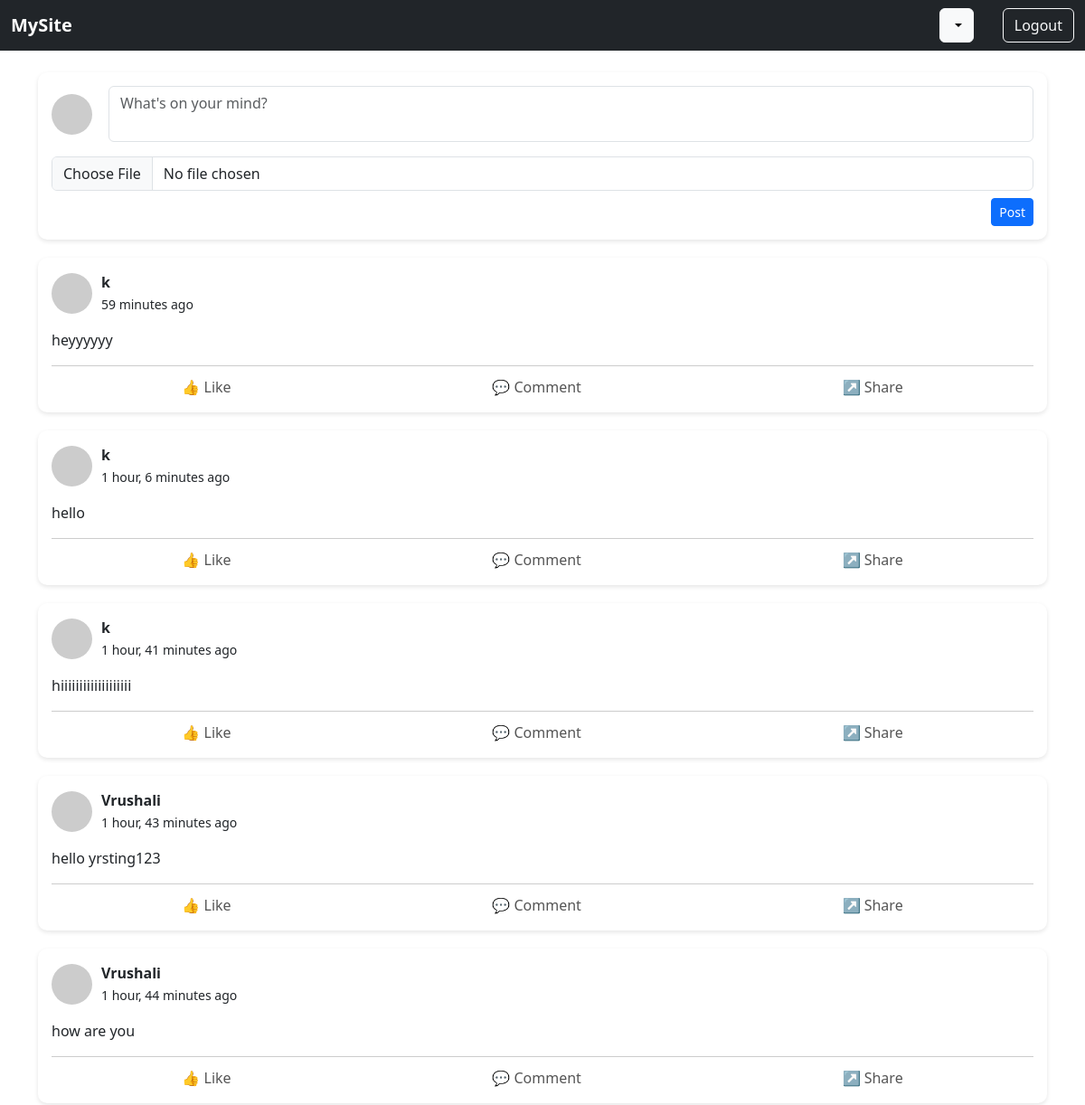
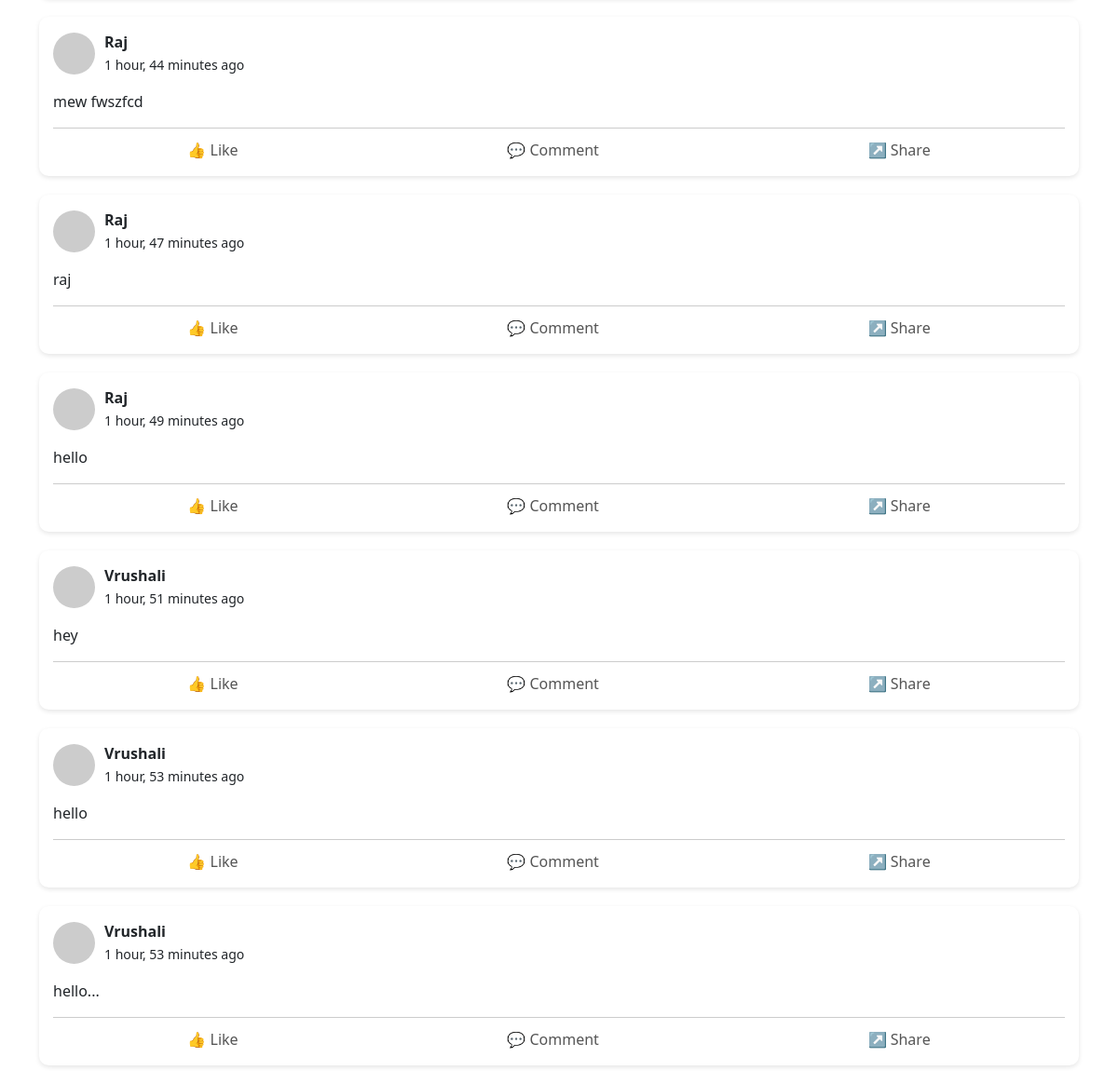
The page /home on the database its author committed (2 pictures, top to bottom).
### fakeapp/models.py (models this page shows)
class PostModel(models.Model):
    user = models.ForeignKey(UserModel, on_delete=models.CASCADE)
    content = models.TextField(blank=True, null=True)
    image = models.ImageField(upload_to='images/', blank=True, null=True)
    created_at = models.DateTimeField(default=timezone.now)

class UserModel(models.Model):
    FirstName=models.CharField(max_length=100,null=False)
    LastName=models.CharField(max_length=100,null=False)
    EmailId=models.CharField(max_length=100,null=False,primary_key=True)
    PhoneNo=models.CharField(max_length=100,null=False,unique=True)
    Password=models.CharField(max_length=100,null=False)

### fakeapp/views.py (the view)
# urls.py: path('home',views.main,name='home'),
def main(request):
    posts = PostModel.objects.select_related('user').order_by('-created_at')
    return render(request, 'main.html', {'posts': posts})

### template/main.html (shortened to what this page needs)
<!DOCTYPE html>
<html lang="en">
   {% load static %}
<head>
  <link rel="stylesheet" href="{% static 'css/style.css' %}">
  <link rel="stylesheet" href="https://cdn.jsdelivr.net/npm/bootstrap@5.3.0/dist/css/bootstrap.min.css">
</head>
<body>
{% include 'navbar.html' %}
<div class="container mt-4">
  <form method="POST" enctype="multipart/form-data" action="{% url 'create_post' %}">
    <div class="feed-card">
      <div class="post-header mb-3">
        <img src="https://i.pravatar.cc/45?u={{ request.session.user_emailId }}" alt="User">
        <textarea name="content" class="form-control ms-2" placeholder="What's on your mind?" required></textarea>
      </div>
      <input type="file" name="image" class="form-control mb-2">
      <div class="text-end">
        <button type="submit" class="btn btn-primary btn-sm">Post</button>
      </div>
    </div>
  </form>
  <div id="feed-container">
    {% for post in posts %}
    <div class="feed-card">
      <div class="post-header">
        <img src="https://i.pravatar.cc/45?u={{ post.user.EmailId }}" alt="User">
        <div>
          <strong>{{ post.user.FirstName }}</strong><br>
          <small>{{ post.created_at|timesince }} ago</small>
        </div>
      </div>
      <div class="mt-3">
        <p>{{ post.content }}</p>
      </div>
      <div class="post-actions">
        <button>👍 Like</button>
        <button>💬 Comment</button>
        <button>↗️ Share</button>
      </div>
    </div>
    {% endfor %}
  </div>
</div>
</body>
</html>

### template/navbar.html (shortened to what this page needs)
{% load static %}
<head>
<link rel="stylesheet" href="{% static 'css/style.css' %}">
    <link rel="stylesheet" href="https://cdn.jsdelivr.net/npm/bootstrap@5.3.0/dist/css/bootstrap.min.css">
</head>
<nav class="navbar navbar-expand-lg navbar-dark bg-dark">
  <div class="container-fluid">
    <a class="navbar-brand" href="#">
      {% if request.session.admin_name %}
        AdminPanel
      {% elif request.session.User_name %}
        MyFeed
      {% else %}
        MySite
      {% endif %}
    </a>
    <div class="d-flex align-items-center">
      <div class="dropdown me-3">
        <button class="btn btn-light notification-btn dropdown-toggle" type="button" id="notifBtn" data-bs-toggle="dropdown" aria-expanded="false">
        </button>
      </div>
      <a href="{% url 'logout' %}" class="btn btn-outline-light ms-3">Logout</a>
    </div>
  </div>
</nav>

### fakeapp/static/css/style.css (style rules this page uses)
body { background-color: #f0f2f5; font-family: 'Segoe UI', Tahoma, Geneva, Verdana, sans-serif; }
.card, .feed-card { background: #fff; border-radius: 10px; padding: 15px; margin-bottom: 20px; box-shadow: 0 2px 5px rgba(0,0,0,0.1); border: none; }
.post-header { display: flex; align-items: center; gap: 10px; }
.post-header img { border-radius: 50%; width: 45px; height: 45px; }
.navbar-brand { font-weight: bold; }
.notification-btn { position: relative; }
.post-actions { display: flex; justify-content: space-around; margin-top: 10px; border-top: 1px solid #ccc; padding-top: 10px; }
.post-actions button { background: none; border: none; color: #555; font-weight: 500; }
form textarea { resize: none; }

### rows shown on the page
PostModel: user.FirstName "k", created_at "59 minutes", content "heyyyyyy"
PostModel: user.FirstName "k", created_at "1 hour, 6 minutes", content "hello"
PostModel: user.FirstName "k", created_at "1 hour, 41 minutes", content "hiiiiiiiiiiiiiiiiiii"
PostModel: user.FirstName "Vrushali", created_at "1 hour, 43 minutes", content "hello yrsting123"
PostModel: user.FirstName "Vrushali", created_at "1 hour, 44 minutes", content "how are you"
PostModel: user.FirstName "Raj", created_at "1 hour, 44 minutes", content "mew fwszfcd"
PostModel: user.FirstName "Raj", created_at "1 hour, 47 minutes", content "raj"
PostModel: user.FirstName "Raj", created_at "1 hour, 49 minutes", content "hello"
PostModel: user.FirstName "Vrushali", created_at "1 hour, 51 minutes", content "hey"
PostModel: user.FirstName "Vrushali", created_at "1 hour, 53 minutes", content "hello"
PostModel: user.FirstName "Vrushali", created_at "1 hour, 53 minutes", content "hello..."
